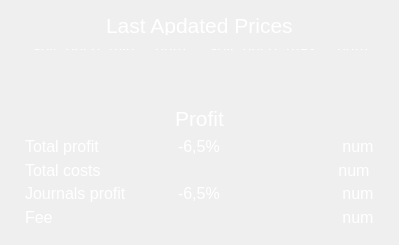
   <widget class="QFrame" name="verticalFrame">
    <property name="geometry">
     <rect>
      <x>330</x>
      <y>60</y>
      <width>381</width>
      <height>241</height>
     </rect>
    </property>
    <layout class="QVBoxLayout" name="verticalLayout_4">
     <item>
      <widget class="QFrame" name="verticalFrame">
       <property name="minimumSize">
        <size>
         <width>0</width>
         <height>80</height>
        </size>
       </property>
       <layout class="QVBoxLayout" name="verticalLayout_3">
        <property name="spacing">
         <number>5</number>
        </property>
        <property name="topMargin">
         <number>5</number>
        </property>
        <item alignment="Qt::AlignHCenter|Qt::AlignVCenter">
         <widget class="QLabel" name="label_3">
          <property name="font">
           <font>
            <pointsize>16</pointsize>
           </font>
          </property>
          <property name="styleSheet">
           <string notr="true">color: rgb(255, 255, 255);</string>
          </property>
          <property name="text">
           <string>Last Apdated Prices</string>
          </property>
         </widget>
        </item>
        <item alignment="Qt::AlignHCenter|Qt::AlignVCenter">
         <widget class="QFrame" name="horizontalFrame">
          <property name="styleSheet">
           <string notr="true">QLabel{
	color: rgb(255, 255, 255);
}</string>
          </property>
          <layout class="QHBoxLayout" name="horizontalLayout_13">
           <property name="spacing">
            <number>20</number>
           </property>
           <item>
            <widget class="QLabel" name="label_6">
             <property name="font">
              <font>
               <pointsize>12</pointsize>
              </font>
             </property>
             <property name="styleSheet">
              <string notr="true"/>
             </property>
             <property name="text">
              <string>Sell_price_min</string>
             </property>
            </widget>
           </item>
           <item>
            <widget class="QLabel" name="label_7">
             <property name="font">
              <font>
               <pointsize>12</pointsize>
              </font>
             </property>
             <property name="text">
              <string>num</string>
             </property>
            </widget>
           </item>
           <item>
            <widget class="QLabel" name="label_10">
             <property name="font">
              <font>
               <pointsize>12</pointsize>
              </font>
             </property>
             <property name="text">
              <string>Sell_price_max</string>
             </property>
            </widget>
           </item>
           <item>
            <widget class="QLabel" name="label_11">
             <property name="font">
              <font>
               <pointsize>12</pointsize>
              </font>
             </property>
             <property name="text">
              <string>num</string>
             </property>
            </widget>
           </item>
          </layout>
         </widget>
        </item>
        <item alignment="Qt::AlignHCenter|Qt::AlignVCenter">
         <widget class="QFrame" name="horizontalFrame">
          <property name="styleSheet">
           <string notr="true">QLabel{
	color: rgb(255, 255, 255);
}</string>
          </property>
          <layout class="QHBoxLayout" name="horizontalLayout_12">
           <property name="spacing">
            <number>20</number>
           </property>
           <item>
            <widget class="QLabel" name="label_13">
             <property name="font">
              <font>
               <pointsize>12</pointsize>
              </font>
             </property>
             <property name="text">
              <string>Buy_price_min</string>
             </property>
            </widget>
           </item>
           <item>
            <widget class="QLabel" name="label_15">
             <property name="font">
              <font>
               <pointsize>12</pointsize>
              </font>
             </property>
             <property name="text">
              <string>num</string>
             </property>
            </widget>
           </item>
           <item>
            <widget class="QLabel" name="label_14">
             <property name="font">
              <font>
               <pointsize>12</pointsize>
              </font>
             </property>
             <property name="text">
              <string>Buy_price_max</string>
             </property>
            </widget>
           </item>
           <item>
            <widget class="QLabel" name="label_12">
             <property name="font">
              <font>
               <pointsize>12</pointsize>
              </font>
             </property>
             <property name="text">
              <string>num</string>
             </property>
            </widget>
           </item>
          </layout>
         </widget>
        </item>
       </layout>
      </widget>
     </item>
     <item>
      <widget class="QFrame" name="verticalFrame">
       <property name="styleSheet">
        <string notr="true">QLabel{
	color: rgb(255, 255, 255);
}</string>
       </property>
       <layout class="QVBoxLayout" name="verticalLayout">
        <item alignment="Qt::AlignHCenter|Qt::AlignVCenter">
         <widget class="QLabel" name="label">
          <property name="font">
           <font>
            <pointsize>16</pointsize>
           </font>
          </property>
          <property name="text">
           <string>Profit</string>
          </property>
         </widget>
        </item>
        <item>
         <widget class="QFrame" name="horizontalFrame_5">
          <property name="maximumSize">
           <size>
            <width>16777215</width>
            <height>25</height>
           </size>
          </property>
          <layout class="QHBoxLayout" name="horizontalLayout_9">
           <property name="spacing">
            <number>5</number>
           </property>
           <property name="leftMargin">
            <number>5</number>
           </property>
           <property name="topMargin">
            <number>0</number>
           </property>
           <property name="rightMargin">
            <number>5</number>
           </property>
           <property name="bottomMargin">
            <number>0</number>
           </property>
           <item>
            <widget class="QLabel" name="label_18">
             <property name="minimumSize">
              <size>
               <width>0</width>
               <height>16</height>
              </size>
             </property>
             <property name="maximumSize">
              <size>
               <width>16777215</width>
               <height>18</height>
              </size>
             </property>
             <property name="font">
              <font>
               <pointsize>12</pointsize>
              </font>
             </property>
             <property name="text">
              <string>Total profit</string>
             </property>
            </widget>
           </item>
           <item alignment="Qt::AlignHCenter|Qt::AlignVCenter">
            <widget class="QLabel" name="label_22">
             <property name="font">
              <font>
               <pointsize>12</pointsize>
              </font>
             </property>
             <property name="text">
              <string>-6,5%</string>
             </property>
            </widget>
           </item>
           <item alignment="Qt::AlignRight|Qt::AlignVCenter">
            <widget class="QLabel" name="label_19">
             <property name="minimumSize">
              <size>
               <width>30</width>
               <height>16</height>
              </size>
             </property>
             <property name="maximumSize">
              <size>
               <width>16777215</width>
               <height>16</height>
              </size>
             </property>
             <property name="font">
              <font>
               <pointsize>12</pointsize>
              </font>
             </property>
             <property name="layoutDirection">
              <enum>Qt::LeftToRight</enum>
             </property>
             <property name="text">
              <string>num</string>
             </property>
             <property name="alignment">
              <set>Qt::AlignCenter</set>
             </property>
            </widget>
           </item>
          </layout>
         </widget>
        </item>
        <item>
         <widget class="QFrame" name="horizontalFrame">
          <property name="maximumSize">
           <size>
            <width>16777215</width>
            <height>25</height>
           </size>
          </property>
          <layout class="QHBoxLayout" name="horizontalLayout_8">
           <property name="spacing">
            <number>5</number>
           </property>
           <property name="leftMargin">
            <number>5</number>
           </property>
           <property name="topMargin">
            <number>0</number>
           </property>
           <property name="bottomMargin">
            <number>0</number>
           </property>
           <item alignment="Qt::AlignLeft|Qt::AlignVCenter">
            <widget class="QLabel" name="label_16">
             <property name="minimumSize">
              <size>
               <width>0</width>
               <height>16</height>
              </size>
             </property>
             <property name="maximumSize">
              <size>
               <width>16777215</width>
               <height>18</height>
              </size>
             </property>
             <property name="font">
              <font>
               <pointsize>12</pointsize>
              </font>
             </property>
             <property name="text">
              <string>Total costs</string>
             </property>
            </widget>
           </item>
           <item alignment="Qt::AlignRight|Qt::AlignVCenter">
            <widget class="QLabel" name="label_17">
             <property name="minimumSize">
              <size>
               <width>30</width>
               <height>16</height>
              </size>
             </property>
             <property name="maximumSize">
              <size>
               <width>16777215</width>
               <height>16</height>
              </size>
             </property>
             <property name="font">
              <font>
               <pointsize>12</pointsize>
              </font>
             </property>
             <property name="text">
              <string>num</string>
             </property>
             <property name="alignment">
              <set>Qt::AlignCenter</set>
             </property>
            </widget>
           </item>
          </layout>
         </widget>
        </item>
        <item>
         <widget class="QFrame" name="horizontalFrame_6">
          <property name="maximumSize">
           <size>
            <width>16777215</width>
            <height>25</height>
           </size>
          </property>
          <layout class="QHBoxLayout" name="horizontalLayout_10">
           <property name="spacing">
            <number>5</number>
           </property>
           <property name="leftMargin">
            <number>5</number>
           </property>
           <property name="topMargin">
            <number>0</number>
           </property>
           <property name="rightMargin">
            <number>5</number>
           </property>
           <property name="bottomMargin">
            <number>0</number>
           </property>
           <item alignment="Qt::AlignLeft|Qt::AlignVCenter">
            <widget class="QLabel" name="label_20">
             <property name="minimumSize">
              <size>
               <width>0</width>
               <height>16</height>
              </size>
             </property>
             <property name="maximumSize">
              <size>
               <width>16777215</width>
               <height>18</height>
              </size>
             </property>
             <property name="font">
              <font>
               <pointsize>12</pointsize>
              </font>
             </property>
             <property name="text">
              <string>Journals profit</string>
             </property>
            </widget>
           </item>
           <item alignment="Qt::AlignHCenter|Qt::AlignVCenter">
            <widget class="QLabel" name="label_23">
             <property name="font">
              <font>
               <pointsize>12</pointsize>
              </font>
             </property>
             <property name="text">
              <string>-6,5%</string>
             </property>
            </widget>
           </item>
           <item alignment="Qt::AlignRight|Qt::AlignVCenter">
            <widget class="QLabel" name="label_21">
             <property name="minimumSize">
              <size>
               <width>30</width>
               <height>16</height>
              </size>
             </property>
             <property name="maximumSize">
              <size>
               <width>16777215</width>
               <height>16</height>
              </size>
             </property>
             <property name="font">
              <font>
               <pointsize>12</pointsize>
              </font>
             </property>
             <property name="text">
              <string>num</string>
             </property>
             <property name="alignment">
              <set>Qt::AlignCenter</set>
             </property>
            </widget>
           </item>
          </layout>
         </widget>
        </item>
        <item>
         <widget class="QFrame" name="horizontalFrame_7">
          <property name="maximumSize">
           <size>
            <width>16777215</width>
            <height>25</height>
           </size>
          </property>
          <layout class="QHBoxLayout" name="horizontalLayout_11">
           <property name="spacing">
            <number>5</number>
           </property>
           <property name="leftMargin">
            <number>5</number>
           </property>
           <property name="topMargin">
            <number>0</number>
           </property>
           <property name="rightMargin">
            <number>5</number>
           </property>
           <property name="bottomMargin">
            <number>0</number>
           </property>
           <item alignment="Qt::AlignLeft|Qt::AlignVCenter">
            <widget class="QLabel" name="label_24">
             <property name="minimumSize">
              <size>
               <width>0</width>
               <height>16</height>
              </size>
             </property>
             <property name="maximumSize">
              <size>
               <width>16777215</width>
               <height>18</height>
              </size>
             </property>
             <property name="font">
              <font>
               <pointsize>12</pointsize>
              </font>
             </property>
             <property name="text">
              <string>Fee</string>
             </property>
            </widget>
           </item>
           <item alignment="Qt::AlignRight|Qt::AlignVCenter">
            <widget class="QLabel" name="label_25">
             <property name="minimumSize">
              <size>
               <width>30</width>
               <height>16</height>
              </size>
             </property>
             <property name="maximumSize">
              <size>
               <width>16777215</width>
               <height>16</height>
              </size>
             </property>
             <property name="font">
              <font>
               <pointsize>12</pointsize>
              </font>
             </property>
             <property name="text">
              <string>num</string>
             </property>
             <property name="alignment">
              <set>Qt::AlignCenter</set>
             </property>
            </widget>
           </item>
          </layout>
         </widget>
        </item>
       </layout>
      </widget>
     </item>
    </layout>
   </widget>
